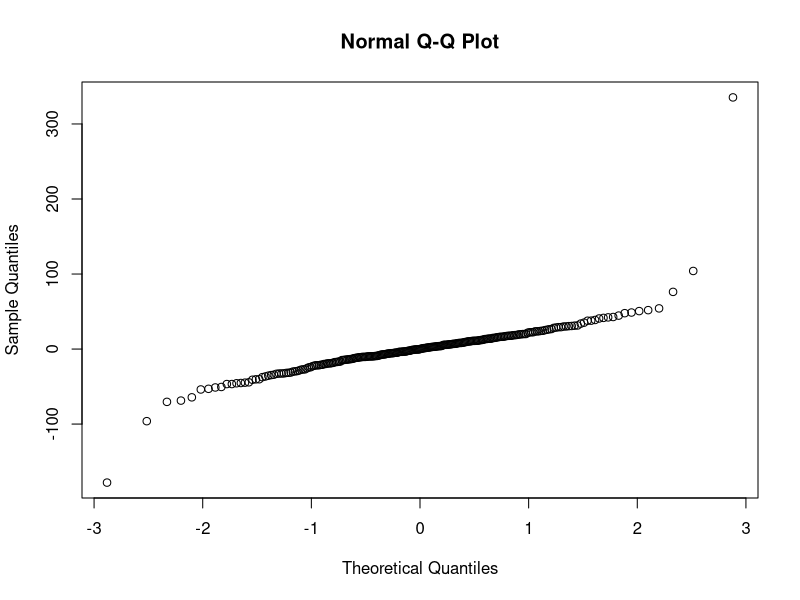
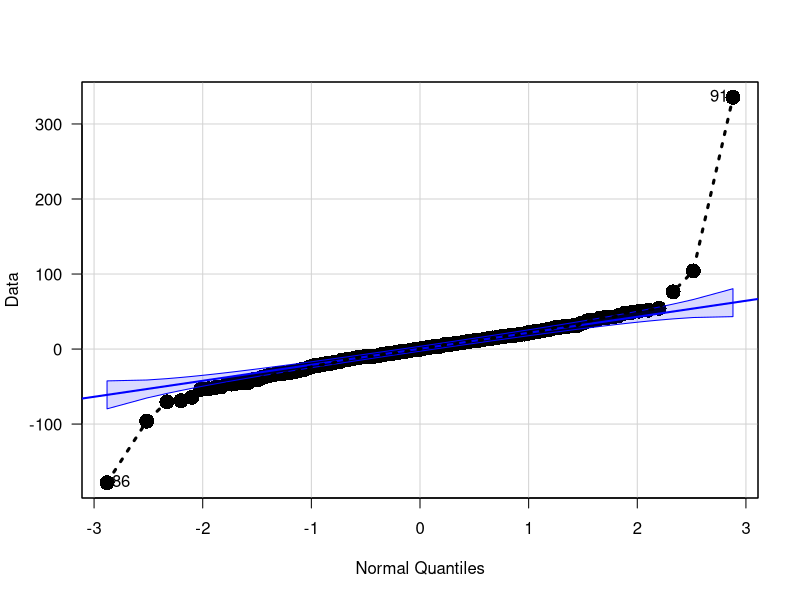
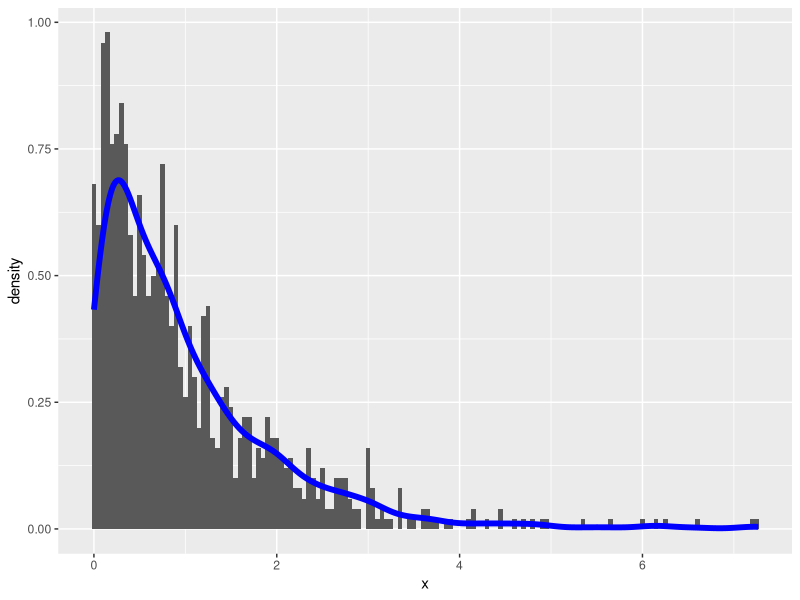

The R script that drew these images, in order:
# clean workspace
rm(list=ls())
this.dir <- dirname(parent.frame(2)$ofile)
setwd(this.dir)

# install required packages if needed
packages_needed <- c("ggplot2","lmtest","dplyr")
for (package_name in packages_needed) {      
      if (!(package_name %in% rownames(installed.packages()))){
            install.packages(package_name)
      }
}
#===================

## Generate initial figures
### Load data
library(dplyr)
data<-tbl_df(read.table("../data files//example_algodata.csv",
                        sep=",",
                        header=TRUE))

### Precondition data using dplyr
data <- data %>%
      mutate(Algorithm = as.factor(Algorithm),
             Instance_Group = as.factor(Instance_Group))

# Get residuals 
res <- as.numeric(lm(Mean_Performance~Algorithm+Instance_Group, 
                     data=data)$residual)

### Generate figure
# png("../figs/logn_qq.png", width = 600, height = 600)
qqdata<-with(qqnorm(res),
             data.frame(x=sort(x),
                        y=y[order(x)]))
library(car)
par(las=1)
qqPlot(res,
       pch = 16,
       cex = 2,
       ylab = "Data",
       xlab = "Normal Quantiles")
points(qqdata$x,
       qqdata$y,
       type = "l",
       lty = 3,
       lwd=3)
# dev.off()

# Another figure
# png("../figs/expdata.png", width = 600, height = 600)
set.seed(1234)
expdata <- data.frame(x = rexp(1000))
library(ggplot2)
ggplot(expdata, aes(x=x))+
      geom_histogram(aes(y=..density..),binwidth=.05)+
      geom_density(col="blue",lwd=2)
# dev.off()

#===================

